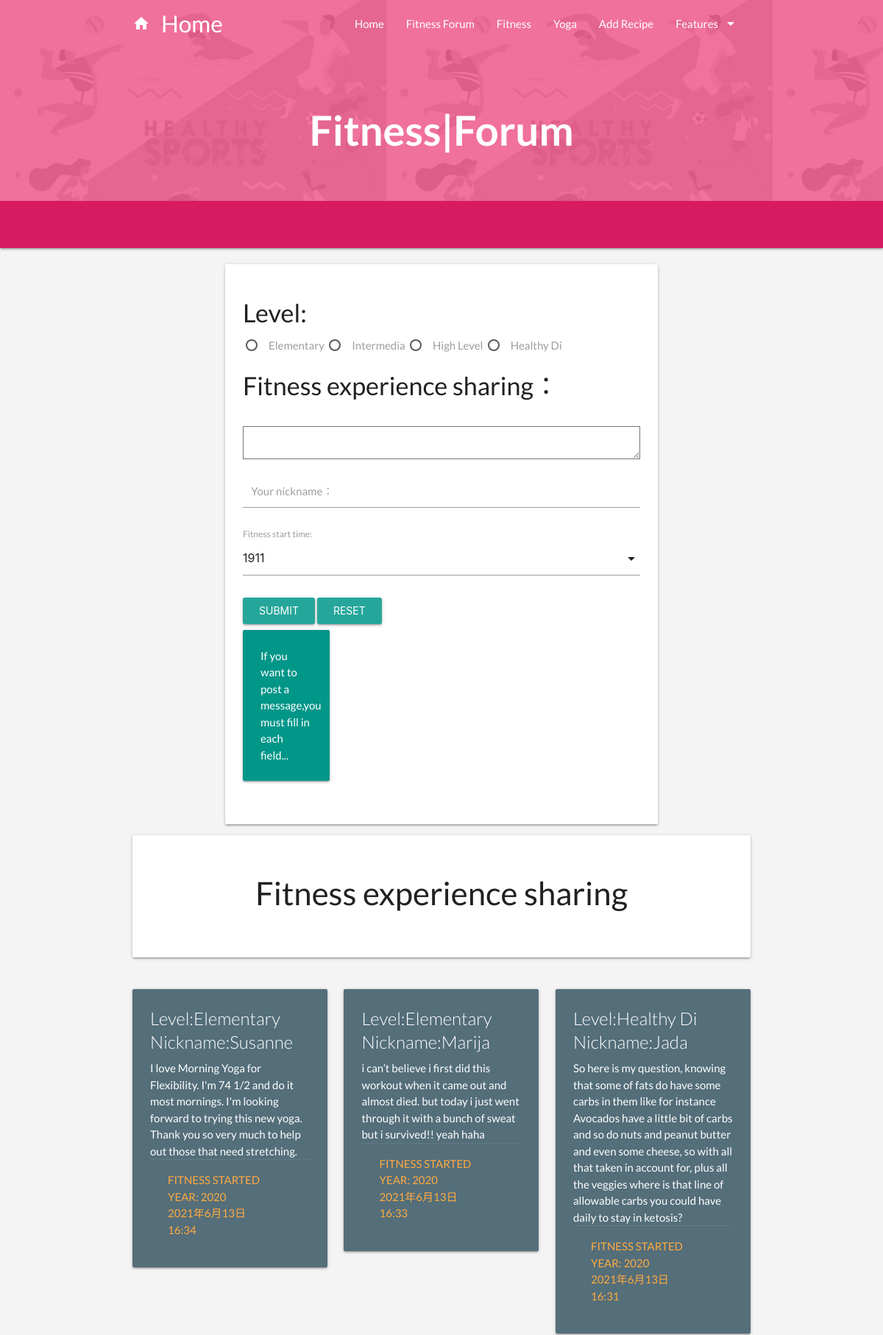
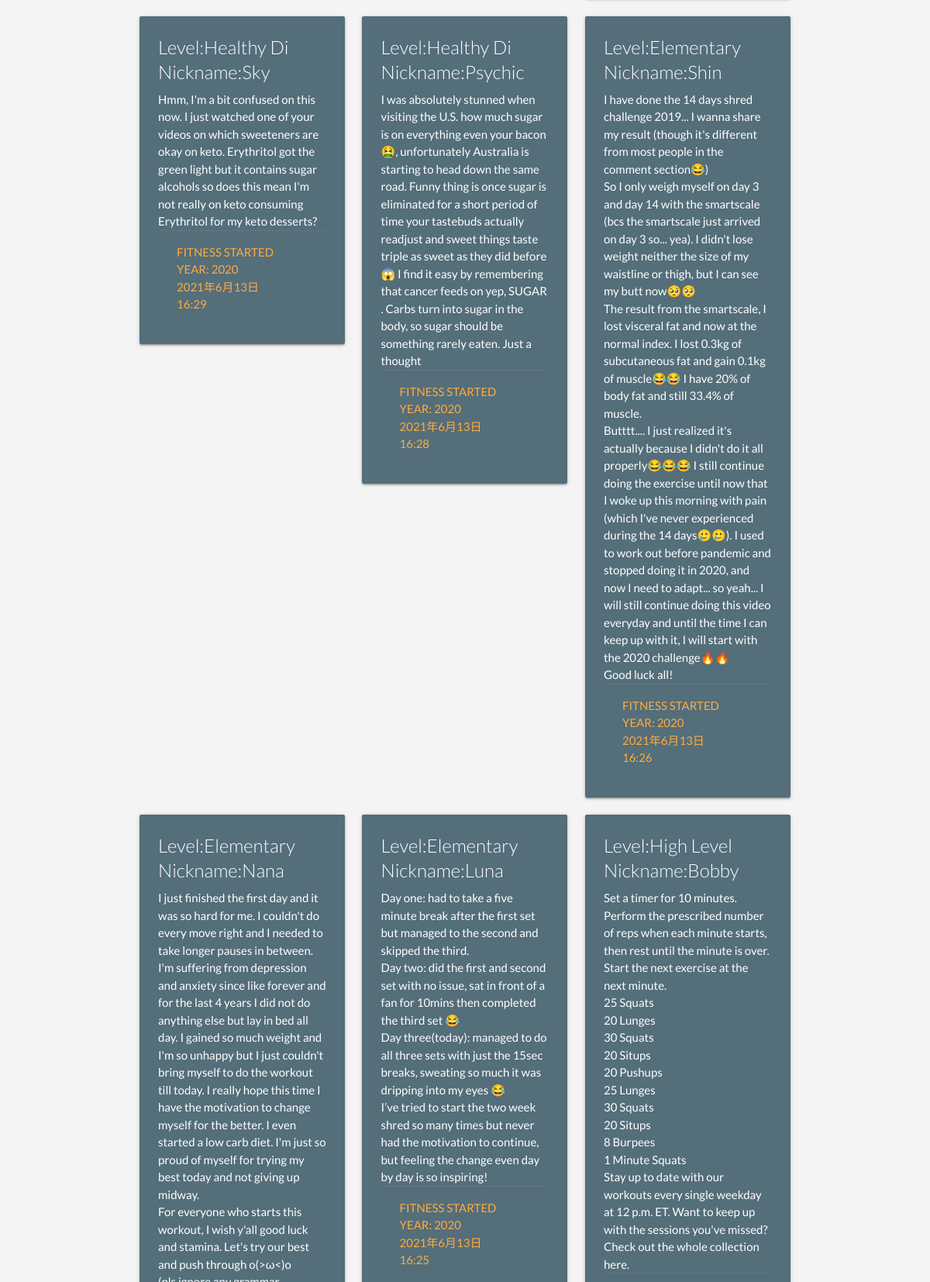
The page /fitforum/ (upper part) on the database its author committed (2 pictures, top to bottom).
### fitforum/models.py (models this page shows, shortened)
class Level(models.Model):
	status = models.CharField(max_length=50,null=False)
	def __str__(self):
		return self.status

class Post(models.Model):
	level=models.ForeignKey('Level', on_delete=models.CASCADE)
	nickname=models.CharField(max_length=100,default='People who are unwilling to reveal their identity')
	byear = models.CharField(max_length=4, default=1960)
	message=models.TextField(null=False)
	del_pass=models.CharField(max_length=10, blank=True)
	pub_time=models.DateTimeField(auto_now=True)
	enabled=models.BooleanField(default=True)

### fitforum/views.py (the view)
# urls.py: path('',fitforum.index,name='fitforum'),
def index(request):
	posts = models.Post.objects.filter(enabled = True).order_by('-pub_time')[:30]
	levels = models.Level.objects.all()
	if request.user is not None:
		user = request.user
	try:
		user_id = request.GET['user_id']
		user_post = request.GET['user_post']
		user_level = request.GET['level']
		user_byear = request.GET['byear']
	except:
		user_id = None
		message = 'If you want to post a message,you must fill in each field...'
	if user_id!=None:
		level=models.Level.objects.get(status=user_level)
		post=models.Post.objects.create(level=level,nickname=user_id,message=user_post,byear=user_byear,enabled=True)
		post.save()
		message='Successfully saved'
	years = range(1911,2021)
	now = datetime.now()
	hour = now.timetuple().tm_hour
	return render(request,"fitforum/index.html", locals())

### templates/fitforum/index.html (shortened to what this page needs)
{% extends 'recipe/base.html' %}
{% load static %}
{% block Top_background %}{% static 'images/background_picture.jpg' %}{% endblock %}
{% block color1 %} pink lighten-2{% endblock %}
{% block color2 %} pink lighten-2{% endblock %}
{% block header_title %}
    <h1>Fitness|Forum</h1>
{% endblock %}
{% block content %}
<div class="container">
    <div class="container">
        <div class="card-panel">
                <div class='col m12'>
                    <form name="my form" action="{% url 'fitforum' %}" method="GET">
                        <h4>Level:</h4>
                        {% for m in levels %}
                            <label>
                            <span>{{ m.status }}</span>
                            </label>
                        {% endfor %}
                        <h4>Fitness experience sharing：</h4><br/>
                        <textarea name='user_post' rows=3 cols=70></textarea>
                        <div class="input-field col m6">
                          <input id="user_id" type="text" class="user_id" name="user_id">
                          <label for="user_id">Your nickname：</label>
                        </div>
                        <label for="byear">Fitness start time:</label>
                        <br>
                        <input class="waves-effect waves-light btn" type="submit" value='submit'>
                        <input class="waves-effect waves-light btn" type="reset" value='reset'>
                    </form>
                </div>
                {% if message %}
                    <div class="row">
                        <div class="col m3">
                          <div class="card-panel teal">
                            <span class="white-text center-align">
                                {{ message }}
                            </span>
                          </div>
                        </div>
                    </div>
                {% endif %}
        </div>
    </div>
    <div class="card-panel">
        <div class="col m12">
            <h3 class="center-align">Fitness experience sharing</h3><br>
        </div>
    </div>
    <div class='row'>
        <div class='col m12'>
        </div>
    </div>
    <div class="row">
        {% for p in posts %}
         <div class="col m4">
            <div class='card blue-grey darken-1'>
                <div class="card-content white-text">
                    <span class="card-title">Level:{{ p.level }} <br>Nickname:{{ p.nickname }}</span>
                    <p>{{ p.message | linebreaks }}</p>
                    <div class="card-action">
                      <a>Fitness Started Year: {{ p.byear }}</a><br>
                        <a>{{ p.pub_time }}</a><br>
                    </div>
                </div>
            </div>
        </div>
        {% endfor %}
    </div>
{% endblock %}

### rows shown on the page
Level: status "Elementary"
Level: status "Intermedia"
Level: status "High Level"
Level: status "Healthy Di"
Post: level "Elementary", nickname "Susanne", message "I love Morning Yoga for Flexibility. I'm 74 1/2 and do it most mornings. I'm looking forward to trying this new yoga. Thank you so very much to help out those that need stretching.", byear "2020", pub_time "2021年6月13日 16:34"
Post: level "Elementary", nickname "Marija", message "i can’t believe i first did this workout when it came out and almost died. but today i just went through it with a bunch of sweat but i survived!! yeah haha", byear "2020", pub_time "2021年6月13日 16:33"
Post: level "Healthy Di", nickname "Jada", message "So here is my question, knowing that some of fats do have some carbs in them like for instance Avocados have a little bit of carbs and so do nuts and peanut butter and even some cheese, so with all that taken in account for, plus all the veggies where is that line of allowable carbs you could have daily to stay in ketosis?", byear "2020", pub_time "2021年6月13日 16:31"
Post: level "Healthy Di", nickname "Sky", message "Hmm, I'm a bit confused on this now. I just watched one of your videos on which sweeteners are okay on keto. Erythritol got the green light but it contains sugar alcohols so does this mean I'm not really on keto consuming Erythritol for my keto desserts?", byear "2020", pub_time "2021年6月13日 16:29"
Post: level "Healthy Di", nickname "Psychic", message "I was absolutely stunned when visiting the U.S. how much sugar is on everything even your bacon 🤮, unfortunately Australia is starting to head down the same road. Funny thing is once sugar is eliminated for a short period of time your tastebuds actually readjust and sweet things taste triple as sweet as they did before 😱 I find it easy by remembering that cancer feeds on yep, SUGAR . Carbs turn into sugar in the body, so sugar should be something rarely eaten. Just a thought", byear "2020", pub_time "2021年6月13日 16:28"
Post: level "Elementary", nickname "Shin", message "I have done the 14 days shred challenge 2019... I wanna share my result (though it's different from most people in the comment section😂) So I only weigh myself on day 3 and day 14 with the smartscale (bcs the smartscale just arrived on day 3 so... yea). I didn't lose weight neither the size of my waistline or thigh, but I can see my butt now🥺🥺 The result from the smartscale, I lost visceral fat and now at the normal index. I lost 0.3kg of subcutaneous fat and gain 0.1kg of muscle😂😂 I have 20% of body fat and still 33.4% of muscle. Butttt.... I just realized it's actually because I didn't do it all properly😂😂😂 I still continue doing the exercise until now that I woke up this morning with…", byear "2020", pub_time "2021年6月13日 16:26"
Post: level "Elementary", nickname "Nana", message "I just finished the first day and it was so hard for me. I couldn't do every move right and I needed to take longer pauses in between. I'm suffering from depression and anxiety since like forever and for the last 4 years I did not do anything else but lay in bed all day. I gained so much weight and I'm so unhappy but I just couldn't bring myself to do the workout till today. I really hope this time I have the motivation to change myself for the better. I even started a low carb diet. I'm just so proud of myself for trying my best today and not giving up midway. For everyone who starts this workout, I wish y'all good luck and stamina. Let's try our best and push through o(>ω<)o"
Post: level "Elementary", nickname "Luna", message "Day one: had to take a five minute break after the first set but managed to the second and skipped the third. Day two: did the first and second set with no issue, sat in front of a fan for 10mins then completed the third set 😂 Day three(today): managed to do all three sets with just the 15sec breaks, sweating so much it was dripping into my eyes 😂 I’ve tried to start the two week shred so many times but never had the motivation to continue, but feeling the change even day by day is so inspiring!", byear "2020", pub_time "2021年6月13日 16:25"
Post: level "High Level", nickname "Bobby", message "Set a timer for 10 minutes. Perform the prescribed number of reps when each minute starts, then rest until the minute is over. Start the next exercise at the next minute. 25 Squats 20 Lunges 30 Squats 20 Situps 20 Pushups 25 Lunges 30 Squats 20 Situps 8 Burpees 1 Minute Squats Stay up to date with our workouts every single weekday at 12 p.m. ET. Want to keep up with the sessions you've missed? Check out the whole collection here."

### other values the page prints
{{ message }} "If you want to post a message,you must fill in each field..."
